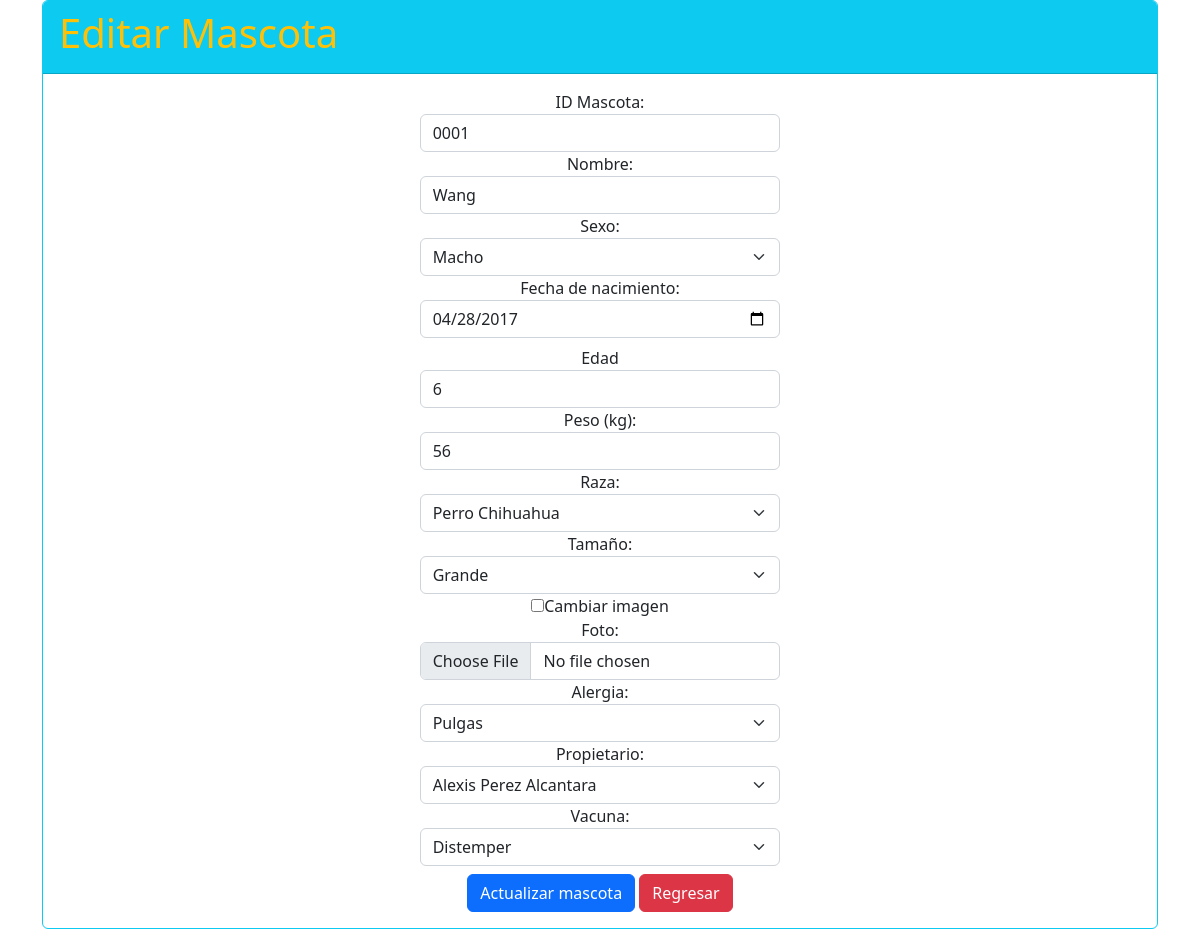
Screenshot of /editarmascota.php?id=0001 (signed in) with the database file from the repository.
### tables this page shows
CREATE TABLE `mascota` (
  `IdMascota` char(4) NOT NULL,
  `Nombre` varchar(20) NOT NULL,
  `IdSexo` varchar(16) NOT NULL,
  `FechNac` date NOT NULL,
  `Edad` int(2) NOT NULL,
  `Peso` double NOT NULL,
  `IdRaza` varchar(40) NOT NULL,
  `IdTamaño` varchar(26) NOT NULL,
  `Foto` varchar(50) DEFAULT NULL,
  `IdAlergia` char(3) NOT NULL,
  `IdPropietario` char(4) NOT NULL,
  `IdHistorial` char(4) NOT NULL
);

### editarmascota.php (the view, shortened to what this page needs)
<!doctype html>
<html lang="en">
<head>
  <link href="https://cdn.jsdelivr.net/npm/bootstrap@5.2.1/dist/css/bootstrap.min.css" rel="stylesheet"
>
</head>
<body>
<?php
    $id = $_GET["id"];
    $sql = "select * from mascota where idmascota ='$id'";
    $rs = mysqli_query($cn, $sql);
    $fila = mysqli_fetch_row($rs);
    $nomb = $fila[1];
    $sex = $fila[2];
    $fechnaci = $fila[3];
    $eda = $fila[4];
    $pes = $fila[5];
    $raz = $fila[6];
    $tam = $fila[7];
    $img = $fila[8];
    $ale = $fila[9];
?>
<div class="container">
		<div class="card border-info">
			<div class="card-header bg-info">
				<h1 class="text-warning">Editar Mascota</h1>
			</div>
			<div class="card-body">
				<div class="col-md-4 m-auto text-center">
					<form name="frmMascota" method="POST" action="editarmascota2.php" enctype="multipart/form-data">
                    <div class="form-group">
					<label for="IdMascota">ID Mascota:</label>
					<input type="text" name="txtId" class="form-control" readonly value="<?php echo $id;?>">
				</div>
				    <div class="form-group">
					    <label for="Nombre">Nombre:</label>
					    <input type="text" name="txtNom" class="form-control" required value="<?php echo $nomb;?>">
				    </div>
				    <div class="form-group">
					    <label for="Sexo">Sexo:</label>
					    <select name="cboSexo" class="form-select" value="<?php echo $sex;?>">
              <option <?= ($sex == "Macho") ? 'selected="selected"' : '' ?>>Macho</option>
                        </select>
				    </div>
					<div class="form-group">
					    <label for="FechaNacimiento">Fecha de nacimiento:</label>
					    <input type="date" name="FechNac" class="form-control" id="dob" min="1990-01-01" required
                        value="<?php echo $fechnaci;?>">
				    </div>
                    <div class="form-group">
					    <label for="Edad">Edad</label>
					    <input type="text" name="txtEdad" readonly onmousemove="FindAge()" id="age" class="form-control" min="0" value="<?php echo $eda;?>">
				    </div>
                    <div class="form-group">
					    <label for="Peso">Peso (kg):</label>
					    <input type="number" name="txtPeso" class="form-control" required value="<?php echo $pes;?>">
				    </div>
                    <div class="form-group">
					    <label for="Raza">Raza:</label>
					    <select name="cboRaza" class="form-select" value="<?php echo $raz;?>">
              <option <?=($raz=="Chihuahua")?'selected="selected"':''?>>Perro Chihuahua</option>
                        </select>
				    </div>
                    <div class="form-group">
					    <label for="Tamaño">Tamaño:</label>
					    <select name="cboTamaño" class="form-select">
                <option <?=($tam=="Grande")?'selected="selected"':''?>>Grande</option>
                        </select>
				    </div>
                    <div class="form-group">
					<input type="checkbox" name="chkImg" id="chkImg"
					value="1"><label for="chkImg">Cambiar imagen</label>
				</div>
                    <div class="form-group">
					    <label for="Foto">Foto:</label>
					    <input type="file" name="txtFoto" id="txtFoto" class="form-control" value="<?php echo $img;?>">
				    </div>
                    <div class="form-group">
					    <label for="Alergia">Alergia:</label>
                        <select name="cboAlergia" class="form-select" required value="<?php echo $ale;?>">
                        <?php
                         $sql="select * from alergia";
                         $rs=mysqli_query($cn,$sql);
                          while($fila = mysqli_fetch_row($rs)){
                           echo '<option value="'.$fila[0].'" selected>'.$fila[1].'</option>';
                      }
                      ?>
                        </select>
				            </div>
                    <div class="form-group">
					    <label for="Alergia">Propietario:</label>
                        <select name="cboPropietario" class="form-select" required value="<?php echo $ale;?>">
                        <?php
                         $sql="select * from propietario";
                         $rs=mysqli_query($cn,$sql);
                          while($fila = mysqli_fetch_row($rs)){
                           echo '<option value="'.$fila[0].'" selected="selected">'.$fila[3].' '.$fila[2].'</option>';
                      }
                      ?>
                        </select>
				            </div>
                    <div class="form-group">
					    <label for="Alergia">Vacuna:</label>
                        <select name="cboHistorial" class="form-select" required value="<?php echo $ale;?>">
                        <?php
                         $sql="select * from historial";
                         $rs=mysqli_query($cn,$sql);
                          while($fila = mysqli_fetch_row($rs)){
                           echo '<option value="'.$fila[0].'">'.$fila[1].'</option>';
                      }
                      ?>
                        </select>
				            </div>
                    <div class="form-group mt-2">
					            <input type="submit" value="Actualizar mascota" class="btn btn-primary">
                      <a href="index.php" class="btn btn-danger text-white">Regresar</a>
				           </div>
                    </form>
                </div>
            </div>
        </div>
</div>
</body>
</html>

### rows the page displays
mascota: txtNom "Wang", cboSexo "Macho", FechNac "04/28/2017", txtEdad "6", txtPeso "56", cboRaza "Perro Chihuahua", cboTamaño "Grande"

### other values shown
form field cboAlergia "Pulgas"
form field cboPropietario "Alexis Perez Alcantara"
form field cboHistorial "Distemper"
